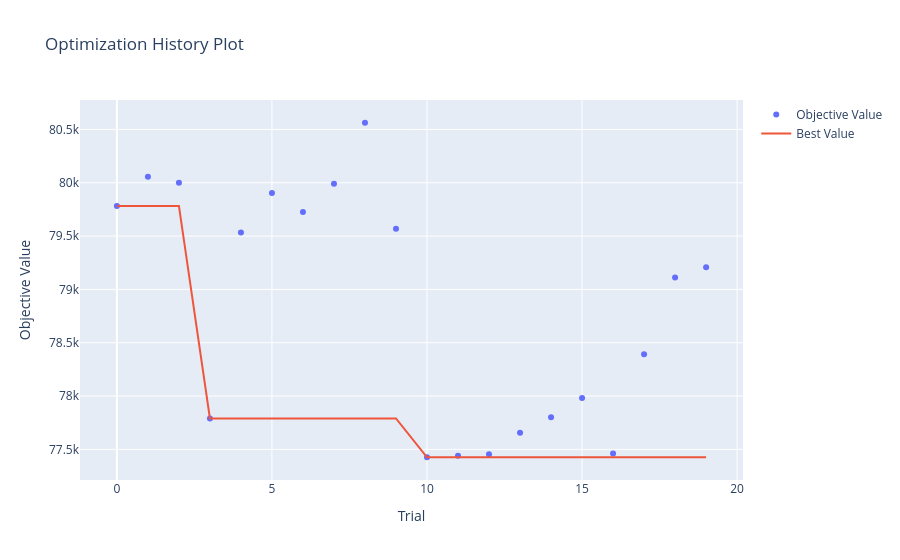

The cell this chart's notebook holds for it:
### Markdown cell above
**Optuna / LightGBM:** лучший MAE — 77,426 руб. при `n_estimators=2000`, `learning_rate=0.0103`, `max_depth=3`, `num_leaves=107`, `min_child_samples=99`. Поиск также выбрал неглубокие деревья и низкий learning rate, то есть качество достигается за счет большого числа осторожных шагов.

### Code cell
#fig = plot_optimization_history(study_lgbm)
#fig.show()

### Figure 1 — Plotly figure (JSON) as saved in the notebook; plotly's stock layout.template omitted (floating-point values rounded to 4 significant figures)
{"data": [{"mode": "markers", "name": "Objective Value", "x": [0, 1, 2, 3, 4, 5, 6, 7, 8, 9, 10, 11, 12, 13, 14, 15, 16, 17, 18, 19], "y": [79780.0, 80060.0, 80000.0, 77790.0, 79530.0, 79900.0, 79730.0, 79990.0, 80560.0, 79570.0, 77430.0, 77440.0, 77450.0, 77660.0, 77800.0, 77980.0, 77460.0, 78390.0, 79110.0, 79210.0], "type": "scatter"}, {"mode": "lines", "name": "Best Value", "x": [0, 1, 2, 3, 4, 5, 6, 7, 8, 9, 10, 11, 12, 13, 14, 15, 16, 17, 18, 19], "y": [79780.0, 79780.0, 79780.0, 77790.0, 77790.0, 77790.0, 77790.0, 77790.0, 77790.0, 77790.0, 77430.0, 77430.0, 77430.0, 77430.0, 77430.0, 77430.0, 77430.0, 77430.0, 77430.0, 77430.0], "type": "scatter"}, {"marker": {"color": "#cccccc"}, "mode": "markers", "name": "Infeasible Trial", "showlegend": false, "x": [], "y": [], "type": "scatter"}], "layout": {"title": {"text": "Optimization History Plot"}, "xaxis": {"title": {"text": "Trial"}}, "yaxis": {"title": {"text": "Objective Value"}}}}
